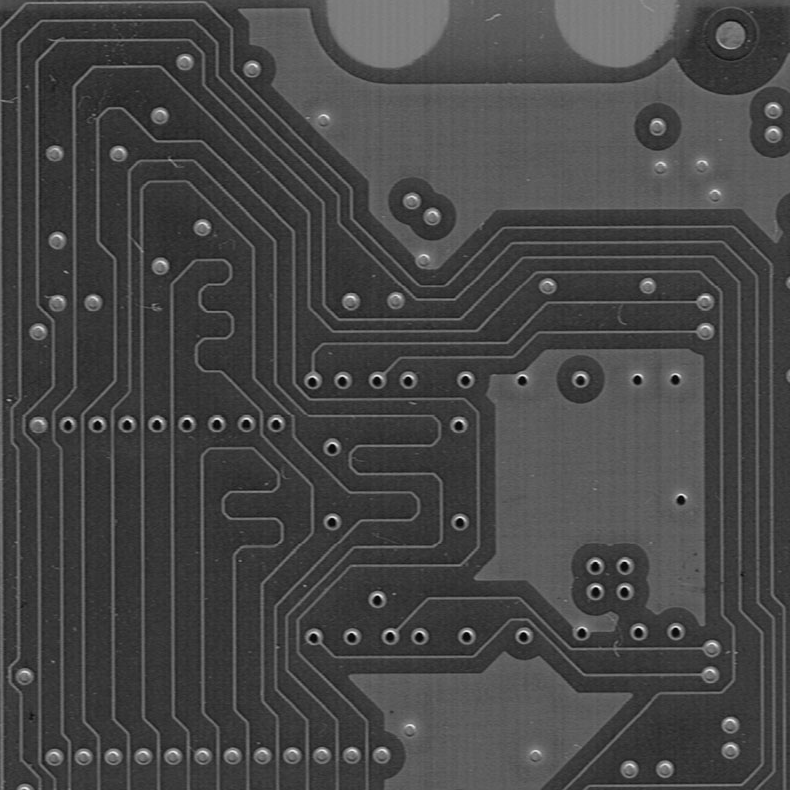
#> input picture Detectar Defeito/pcbCroppedTranslated.png, 790 x 790 px; the run also reads 1 picture not shown here
$ python Deteccao_de_defeito.py
#> lines starting #> are read from the running program, lines starting #| are printed output that depends on the picture; after the words box and inside, x2 and y2 are one past the last pixel; in counts of white or black regions, pixels touching at a corner belong together
import cv2
import numpy as np

# Carregar as imagens das placas
placa_sem_defeito = cv2.imread('pcbCroppedTranslated.png')
#> placa_sem_defeito is the input picture: shape (790, 790, 3); min 0, max 248, mean 70.2
placa_com_defeito = cv2.imread('pcbCroppedTranslatedDefected.png')

# Verificar se as imagens foram carregadas com sucesso
if placa_sem_defeito is None or placa_com_defeito is None:
    print("Erro ao carregar as imagens.")
    exit()

# Converter as imagens para escala de cinza (grayscale)
placa_sem_defeito_gray = cv2.cvtColor(placa_sem_defeito, cv2.COLOR_BGR2GRAY)
placa_com_defeito_gray = cv2.cvtColor(placa_com_defeito, cv2.COLOR_BGR2GRAY)

# Calcular a diferença entre as duas imagens
diferenca = cv2.absdiff(placa_sem_defeito_gray, placa_com_defeito_gray)

# Threshold para destacar as áreas de diferença
limiar = 30  # Você pode ajustar esse valor de acordo com suas necessidades
_, mascara = cv2.threshold(diferenca, limiar, 255, cv2.THRESH_BINARY)
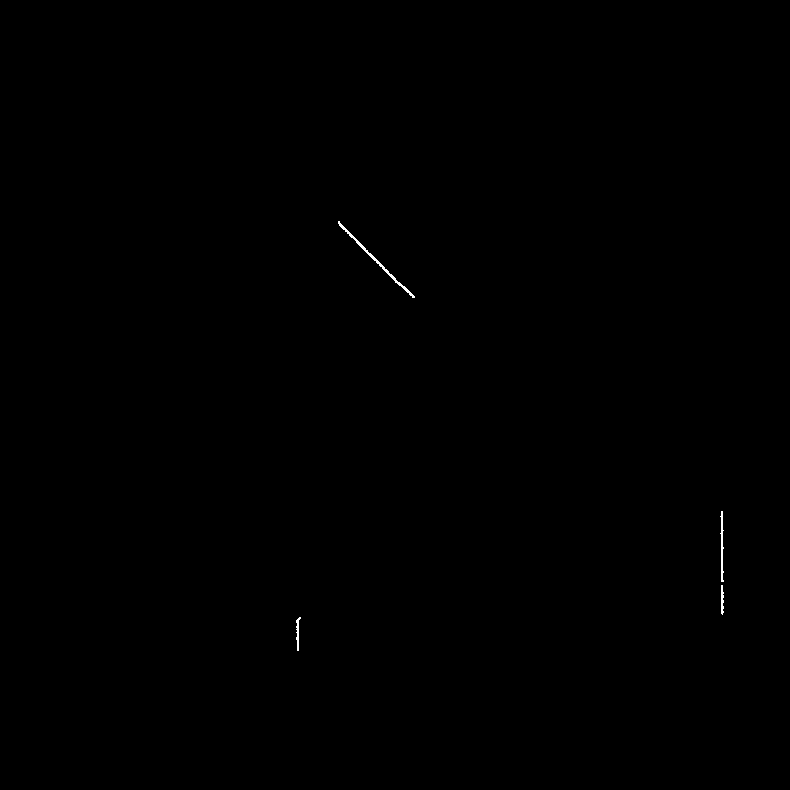
#> mascara: shape (790, 790); 0.09% white in thin lines or dots, all inside (x1, y1, x2, y2) = (296, 221, 724, 651)

# Encontrar os contornos das áreas destacadas
contornos, _ = cv2.findContours(mascara, cv2.RETR_EXTERNAL, cv2.CHAIN_APPROX_SIMPLE)
#> contornos = 4 contours; box (x1, y1, x2, y2) and area: (338, 221, 415, 298) 194, (720, 511, 724, 582) 78, (296, 617, 301, 651) 45, (721, 585, 724, 615) 42

# Desenhar os contornos nas imagens originais
for contorno in contornos:
    x, y, w, h = cv2.boundingRect(contorno)
    cv2.rectangle(placa_com_defeito, (x, y), (x + w, y + h), (0, 0, 255), 2)
#> this loop made 4 passes
#> (x, y, w, h) on passes 1 to 4: (296, 617, 5, 34), (721, 585, 3, 30), (720, 511, 4, 71), (338, 221, 77, 77)
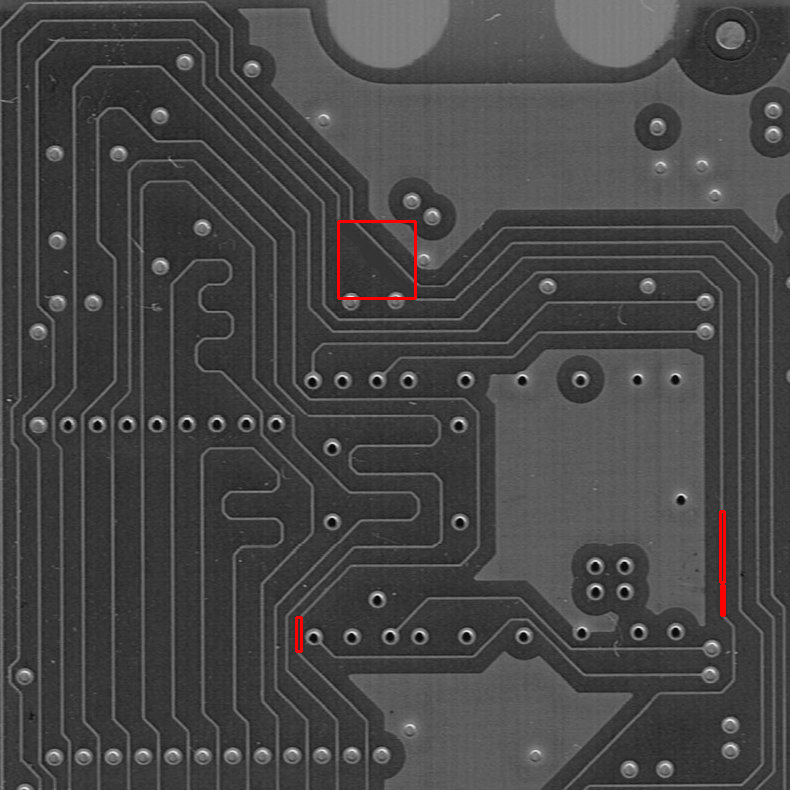
#> placa_com_defeito: shape (790, 790, 3); mean B, G, R 70, 70, 70.7

# Redimensionar a janela para que caiba na tela
cv2.namedWindow('Placa com Defeito', cv2.WINDOW_NORMAL)
cv2.resizeWindow('Placa com Defeito', 800, 600)

# Exibir as imagens com os contornos dos defeitos
cv2.imshow('Placa com Defeito', placa_com_defeito)
cv2.waitKey(0)
cv2.destroyAllWindows()
